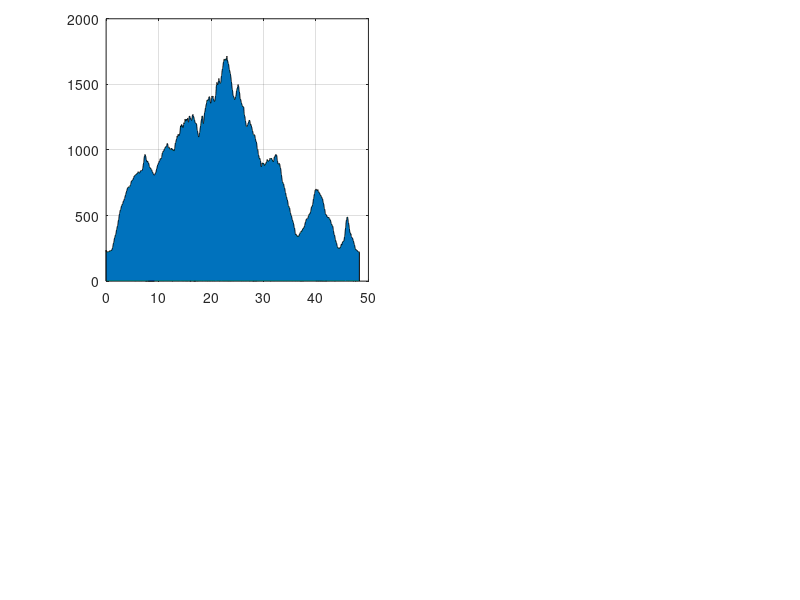

MATLAB code to generate this figure: (Note: this script raises an error after producing the figure.)
clear all;clc;close all

% data
load('h.mat');
load('x.mat');

% max, min, step values for the x,y axis
x_min  = 15;
x_max  = 15.75; 
x_step = 0.1;

y_min  = 1210;
y_max  = 1245; 
y_step = 5;

% window length percents
percents = [0.05,0.1,0.15,0.2];

set(gcf,'position',[0,0,1920,1080])
set(gcf,'color','w');

for k=1:length(percents)
    
    % filter signal por each window_percent => h_m 
    window_percent = percents(k);
    window_length  = round(length(x)*window_percent/100);
    h_m            = movmean(h,window_length);
    
    subplot(2,2,k)
    
        hold on;box on;grid on;
        camzoom(1.25)
        
        % plot filter signal
        ar  = area(x/1000,h_m);
              ar.FaceColor = [0.4660 0.6740 0.1880] ;
              ar.FaceAlpha = 0.5;
              ar.EdgeColor = [1 0 0];
              ar.LineWidth = 1.25;

        % plot GPS signal
        plot(x/1000,h,'b-',LineWidth = 1.25);

        text(15.25,1236, 'Sopeña',FontWeight='bold',FontSize=13)
        
        % adjust axis labels-ticks and aspect ratio
        xticks(x_min:x_step:x_max)
        yticks(y_min:y_step:y_max)
        axis([x_min x_max y_min y_max]);
        pbaspect([4 3 1])
    
        if k>2
           xlabel('Distance (Km)','FontSize',12,'FontWeight','bold','Color','k')
        else
           xticklabels({})
        end

        ylabel('Height (m)','FontSize',12,'FontWeight','bold','Color','k')
       
        legen = legend(' Filtered Signal',' GPS Signal');
        legen.Location   = 'northwest';
        legen.FontSize   = 12;
        legen.FontWeight = 'bold';
        title(legen,['Window Length: ',num2str(percents(k)),'%'],FontSize=14)
        
        % axis properties
        ax               = gca;
        ax.XColor        = 'k';
        ax.YColor        = 'k';
        ax.GridLineStyle = ':';
        ax.GridAlpha     = 0.5;
        ax.Layer         = 'top';
        ax.FontSize      = 12;
        ax.FontWeight    = 'bold';
        ax.LineWidth     = 1;
 
end

% exportgraphics
filename = ['SubPlotWindowLength','.png'];
saveas(gcf,filename)


